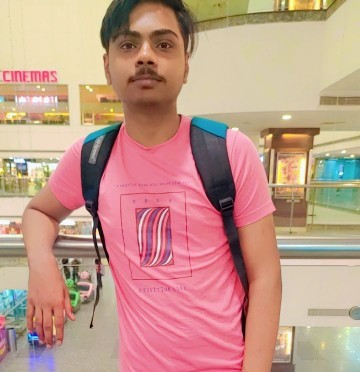
#> input picture security_data/memory_twin/uploads/20260406_220550_3902.jpg, 360 x 372 px, given in place of the camera
$ python -i face_rec.py   (imports and definitions only)
#> lines starting #> are read from the running program, lines starting #| are printed output that depends on the picture; after the words box and inside, x2 and y2 are one past the last pixel; in counts of white or black regions, pixels touching at a corner belong together
# backend/face_rec.py
# Face recognition using OpenCV LBPH recognizer.

try:
    import cv2
except ImportError:
    cv2 = None

import json
import os
import time

import numpy as np


FACES_DIR = os.path.join(os.path.dirname(os.path.dirname(__file__)), "faces_data")
MODEL_PATH = os.path.join(FACES_DIR, "face_model.yml")
NAMES_PATH = os.path.join(FACES_DIR, "names.json")

# [1 line not run here, left out]

FACE_ENGINE_ERROR = None
face_cascade = None
recognizer = None
_model_loaded = False


def _initialize_face_engine():
    global FACE_ENGINE_ERROR, face_cascade, recognizer, _model_loaded

    FACE_ENGINE_ERROR = None
    face_cascade = None
    recognizer = None
    _model_loaded = False

    if cv2 is None:
        FACE_ENGINE_ERROR = "OpenCV install nahi hai. 'opencv-contrib-python' install karo."
        return

    if not hasattr(cv2, "face") or not hasattr(cv2.face, "LBPHFaceRecognizer_create"):
        FACE_ENGINE_ERROR = "OpenCV ka face module missing hai. 'opencv-contrib-python' install karo."
        return

    try:
        cascade_path = cv2.data.haarcascades + "haarcascade_frontalface_default.xml"
        face_cascade = cv2.CascadeClassifier(cascade_path)
        recognizer = cv2.face.LBPHFaceRecognizer_create()

        if os.path.exists(MODEL_PATH) and os.path.exists(NAMES_PATH):
            try:
                recognizer.read(MODEL_PATH)
                _model_loaded = True
                print("Face model loaded")
            except Exception:
                _model_loaded = False
    except Exception as exc:
        FACE_ENGINE_ERROR = f"Face engine init fail hua: {exc}"


def face_engine_ready():
    return FACE_ENGINE_ERROR is None and cv2 is not None and face_cascade is not None and recognizer is not None


def face_model_loaded():
    return _model_loaded and os.path.exists(MODEL_PATH)


def face_engine_message():
    return FACE_ENGINE_ERROR or "Face engine ready hai."


# [11 lines left out: function get_face_status, not called in this run]


_initialize_face_engine()


def _load_names():
    if os.path.exists(NAMES_PATH):
        with open(NAMES_PATH, "r", encoding="utf-8") as f:
#> (reads faces_data/names.json from the repository)
            return json.load(f)
    return {}


def _save_names(names_dict):
    with open(NAMES_PATH, "w", encoding="utf-8") as f:
        json.dump(names_dict, f, ensure_ascii=False, indent=2)


def register_face(name, num_samples=30):
    if not face_engine_ready():
        return False, face_engine_message()

    cap = cv2.VideoCapture(0)
    if not cap.isOpened():
        return False, "Camera open nahi ho raha."

    names = _load_names()

    if name in names:
        face_id = names[name]
    else:
        face_id = max(names.values(), default=0) + 1
        names[name] = face_id

    person_dir = os.path.join(FACES_DIR, f"id_{face_id}")
    os.makedirs(person_dir, exist_ok=True)

    samples_taken = 0
    print(f"Face register shuru - {name} (ID: {face_id})")

    while samples_taken < num_samples:
        ret, frame = cap.read()
#> frame is the input picture: shape (372, 360, 3); mean B, G, R 137.4, 152.3, 194.1
        if not ret:
            break

        gray = cv2.cvtColor(frame, cv2.COLOR_BGR2GRAY)
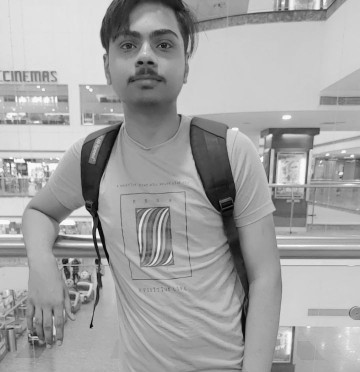
#> gray: shape (372, 360); min 1, max 254, mean 163.1
        faces = face_cascade.detectMultiScale(
            gray, scaleFactor=1.2, minNeighbors=5, minSize=(100, 100)
        )
#> faces = [[95, 4, 105, 105]]

        for (x, y, w, h) in faces:
            samples_taken += 1
            face_img = gray[y : y + h, x : x + w]
            face_img = cv2.resize(face_img, (200, 200))

            img_path = os.path.join(person_dir, f"face_{samples_taken}.jpg")
            cv2.imwrite(img_path, face_img)

            cv2.rectangle(frame, (x, y), (x + w, y + h), (0, 255, 255), 2)
            cv2.putText(
                frame,
                f"{name} - {samples_taken}/{num_samples}",
                (x, y - 10),
                cv2.FONT_HERSHEY_SIMPLEX,
                0.7,
                (0, 255, 255),
                2,
            )
#> this loop made 1 pass
#> (x, y, w, h, samples_taken) on pass 1: (95, 4, 105, 105, 1)
#> pass 1, in register_face, `face_img = gray[y : y + h, x : x + w]`:
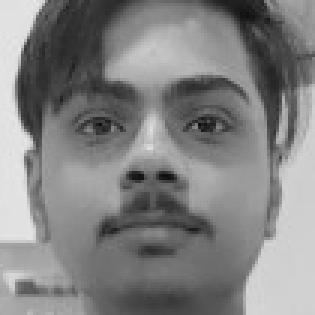
#> face_img: shape (105, 105) (shown 3 times larger); min 12, max 233, mean 130.1
#> after the loop:
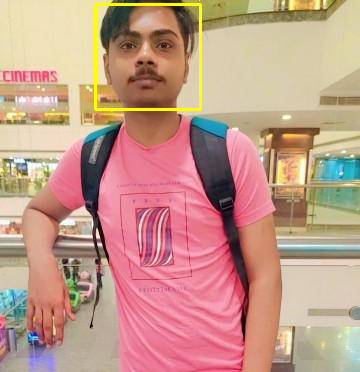
#> frame: shape (372, 360, 3); 0.94% of pixels changed, all inside (x1, y1, x2, y2) = (94, 0, 272, 111)
#> after the loop, samples_taken = 1

        cv2.imshow("Owner Face Enrollment - Press Q to cancel", frame)

        key = cv2.waitKey(100) & 0xFF
#> (key q is pressed here)
        if key == ord("q"):
            break

    cap.release()
    cv2.destroyAllWindows()

    if samples_taken >= 10:
        _save_names(names)
        _train_model()
        return True, f"{name} ka face register ho gaya! ({samples_taken} samples)"

    return False, f"Sirf {samples_taken} samples mile. Thoda aur stable frame ke saath dobara try karo."


# [138 lines left out: functions _train_model, recognize_face, not called in this run]


def get_registered_faces():
    names = _load_names()
    return list(names.keys())


# [24 lines left out: function delete_face, not called in this run]

>>> result = register_face('../security_data/memory_twin/uploads/20260406_220550_3902.jpg')
